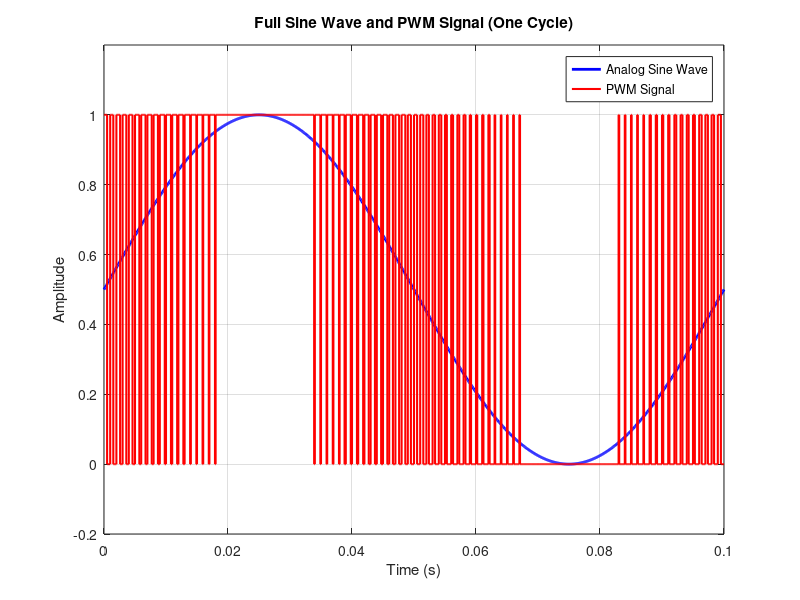

Recreate this plot in MATLAB.
% Parameters
Fs = 10000;              % Sampling frequency (Hz)
f_signal = 10;           % Sine wave frequency (Hz) - One full cycle in 0.1s
f_pwm = 1000;            % PWM frequency (Hz) - higher frequency for smoother PWM steps
T = 0.1;                 % Total time (seconds) - 0.1s for one sine wave cycle
t = 0:1/Fs:T;            % Time vector

% Analog sine wave (0 to 1)
analog_signal = 0.5 + 0.5 * sin(2*pi*f_signal*t);

% Generate PWM signal
pwm_period = 1/f_pwm;
samples_per_pwm = round(pwm_period * Fs);
pwm_signal = zeros(size(t));

for i = 1:samples_per_pwm:length(t)-samples_per_pwm
    duty = analog_signal(i);  % Duty cycle (0 to 1)
    high_samples = round(duty * samples_per_pwm);
    pwm_signal(i:i+high_samples-1) = 1;
end

% Plotting
figure;
plot(t, analog_signal, 'b', 'LineWidth', 2); hold on;
stairs(t, pwm_signal, 'r', 'LineWidth', 1.5);
title('Full Sine Wave and PWM Signal (One Cycle)');
xlabel('Time (s)');
ylabel('Amplitude');
legend('Analog Sine Wave', 'PWM Signal');
grid on;
ylim([-0.2 1.2]);
